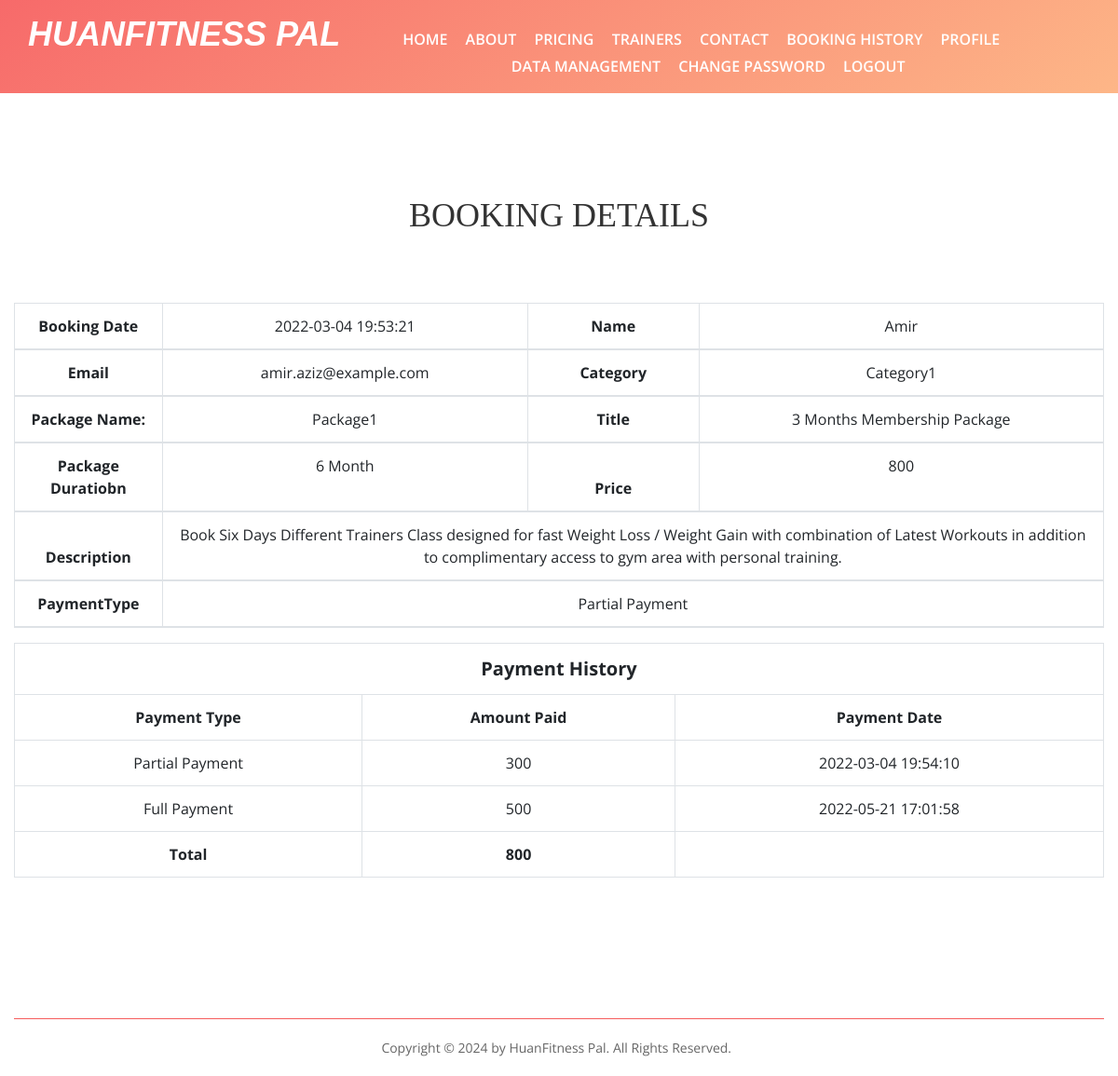
The page /phpAssignment-main/booking-details.php?bookingid=1 (signed in) on the database its author committed.
### tables this page shows
CREATE TABLE `tblbooking` (
  `id` int(11) NOT NULL,
  `package_id` varchar(45) DEFAULT NULL,
  `userid` varchar(45) DEFAULT NULL,
  `booking_date` timestamp NULL DEFAULT current_timestamp(),
  `payment` varchar(45) DEFAULT NULL,
  `paymentType` varchar(45) DEFAULT NULL
);

CREATE TABLE `tbluser` (
  `id` int(11) NOT NULL,
  `fname` varchar(45) DEFAULT NULL,
  `lname` varchar(45) DEFAULT NULL,
  `email` varchar(45) DEFAULT NULL,
  `mobile` varchar(45) DEFAULT NULL,
  `password` varchar(100) DEFAULT NULL,
  `state` varchar(45) DEFAULT NULL,
  `city` varchar(45) DEFAULT NULL,
  `address` varchar(200) DEFAULT NULL,
  `create_date` timestamp NULL DEFAULT current_timestamp()
);

CREATE TABLE `tblcategory` (
  `id` int(11) NOT NULL,
  `category_name` varchar(45) DEFAULT NULL,
  `status` varchar(45) DEFAULT '0'
);

CREATE TABLE `tblpackage` (
  `id` int(11) NOT NULL,
  `cate_id` varchar(45) DEFAULT NULL,
  `PackageName` varchar(45) DEFAULT NULL
);

CREATE TABLE `tbladdpackage` (
  `id` int(11) NOT NULL,
  `category` varchar(45) DEFAULT NULL,
  `titlename` varchar(450) DEFAULT NULL,
  `PackageType` varchar(45) DEFAULT NULL,
  `PackageDuratiobn` varchar(45) DEFAULT NULL,
  `Price` varchar(45) DEFAULT NULL,
  `uploadphoto` varchar(450) DEFAULT NULL,
  `Description` varchar(450) DEFAULT NULL,
  `create_date` timestamp NULL DEFAULT current_timestamp()
);

CREATE TABLE `tblpayment` (
  `id` int(11) NOT NULL,
  `bookingID` varchar(45) DEFAULT NULL,
  `paymentType` varchar(45) DEFAULT NULL,
  `payment` varchar(45) DEFAULT NULL,
  `payment_date` timestamp NULL DEFAULT current_timestamp()
);

### phpAssignment-main/booking-details.php (the view, shortened to what this page needs)
<?php session_start();
require_once('include/config.php');
if(strlen( $_SESSION["uid"])==0)
    {
header('location:login.php');
}
else{
?>
<!DOCTYPE html>
<html lang="zxx">
<head>
	<link rel="stylesheet" href="css/bootstrap.min.css"/>
	<link rel="stylesheet" href="css/font-awesome.min.css"/>
	<link rel="stylesheet" href="css/owl.carousel.min.css"/>
	<link rel="stylesheet" href="css/nice-select.css"/>
	<link rel="stylesheet" href="css/slicknav.min.css"/>
	<link rel="stylesheet" href="css/style.css"/>
</head>
<body>
	<?php include 'include/header.php';?>
	<section class="page-top-section set-bg"></section>
	<section class="contact-page-section spad overflow-hidden">
		<div class="container text-center">
      <h2>BOOKING DETAILS</h2><br><br><br>
			<div class="row">
				<div class="col-lg-12">
					   <table class="table table-bordered">
                <thead>
                   <?php $bookindid=$_GET['bookingid'];
                  $sql="SELECT t1.id as bookingid,t3.fname as Name, t3.email as email,t1.booking_date as bookingdate,t2.titlename as title,t2.PackageDuratiobn as PackageDuratiobn,
                      t2.Price as Price,t2.Description as Description,t4.category_name as category_name,t5.PackageName as PackageName,payment,paymentType FROM tblbooking as t1
                      join tbladdpackage as t2
                      on t1.package_id =t2.id
                      join tbluser as t3
                      on t1.userid=t3.id
                      join tblcategory as t4
                      on t2.category=t4.id
                      join tblpackage as t5
                      on t2.PackageType=t5.id
                      where t1.id=:bookindid";
                  $query= $dbh->prepare($sql);
                  $query->bindParam(':bookindid',$bookindid, PDO::PARAM_STR);
                  $query-> execute();
                  $results = $query -> fetchAll(PDO::FETCH_OBJ);
                  $cnt=1;
                  if($query -> rowCount() > 0)
                  {
                  foreach($results as $result)
                  {
                  ?>
                  <tr>
                   <th>Booking Date</th>
                   <td><?php echo $result->bookingdate; ?></td>
                    <th>Name</th>
                    <td><?php echo $result->Name; ?></td>
                  </tr>
                  <tr>
                   <th>Email</th>
                   <td><?php echo $result->email; ?></td>
                    <th>Category</th>
                    <td><?php echo $result->category_name; ?></td>
                  </tr>
                  <tr>
                   <th>Package Name:</th>
                   <td><?php echo $result->PackageName; ?></td>
                    <th>Title</th>
                    <td><?php echo $result->title; ?></td>
                  </tr>
                  <tr>
                   <th>Package Duratiobn</th>
                   <td><?php echo $result->PackageDuratiobn; ?></td>
                    <th>Price</th>
                    <td><?php echo $result->Price; ?></td>
                  </tr>
                  <tr>
                   <th>Description</th>
                   <td colspan="3"><?php echo $result->Description; ?></td>
                  </tr>
                  <tr>
                   <th>PaymentType</th>
                   <td colspan="3"><?php  $ptype=$result->paymentType;
if($ptype==''):
	echo "Payment not made yet";
else:
	echo $ptype;
endif;
                 ?></td>
                  </tr>
                  <?php  $cnt=$cnt+1; } } ?>
                </thead>
              </table>
            <?php   $sql="SELECT * from tblpayment
 where bookingID=:bookindid";
                  $query= $dbh->prepare($sql);
                  $query->bindParam(':bookindid',$bookindid, PDO::PARAM_STR);
                  $query-> execute();
                  $results = $query -> fetchAll(PDO::FETCH_OBJ);
                  if($query -> rowCount() > 0)
                  { ?>
                       <table class="table table-hover table-bordered">
                        <tr>
                          <th colspan="3" style="text-align:center;font-size:20px;">Payment History</th>
                        </tr>
                        <tr>
                          <th>Payment Type</th>
                          <th>Amount Paid</th>
                          <th>Payment Date</th>
                        </tr>
 <?php foreach($results as $result)
                  { ?>
<tr>
  <td><?php echo $result->paymentType; ?></td>
  <td><?php echo $tpayment=$result->payment; ?></td>
  <td><?php echo $result->payment_date; ?></td>
</tr>
<?php
$gpayment+=$tpayment;
}  ?>
<tr>
  <th>Total</th>
  <th><?php echo $gpayment;?></th>
</tr>
                       </table>
                     <?php } ?>
				</div>
			</div>
		</div>
	</section>
<?php include 'include/footer.php'; ?>
	</body>
</html>
<?php } ?>

### phpAssignment-main/css/style.css (style rules this page uses)
html, body { height: 100%; font-family: "Open Sans", sans-serif; -webkit-font-smoothing: antialiased; }
h1, h2, h3, h4, h5, h6 { margin: 0; color: #333333; font-weight: 600; }
h2 { font-family: "Playfair Display", serif; font-weight: 400; font-size: 36px; }
@media (min-width: 1200px) { .container { max-width: 1200px; } }
.set-bg { background-repeat: no-repeat; background-size: cover; background-position: top center; }
.spad { padding-top: 110px; padding-bottom: 105px; }
.bg-g-1, .page-top-section:after, .review-section:after, .search-model:after, .hero-section, .back-to-top { background: -o-linear-gradient(305deg, #f65d5d 0%, #fdb07d 100%); background: linear-gradient(145deg, #f65d5d 0%, #fdb07d 100%); filter: progid:DXImageTransform.Microsoft.gradient(startColorstr="#f65d5d", endColorstr="#fdb07d", GradientType=1); }
.page-top-section { height: 100px; position: relative; text-align: center; }
.page-top-section:after { position: absolute; content: ""; width: 100%; height: 100%; left: 0; top: 0; opacity: 0.92; filter: alpha(opacity=92); }

### rows shown on the page
tblbooking: booking_date "2022-03-04 19:53:21", userid.fname "Amir", userid.email "amir.aziz@example.com", tblcategory.category_name "Category1", tblpackage.PackageName "Package1", tbladdpackage.titlename "3 Months Membership Package", tbladdpackage.PackageDuratiobn "6 Month", tbladdpackage.Price "800", tbladdpackage.Description "Book Six Days Different Trainers Class designed for fast Weight Loss / Weight Gain with combination of Latest Workouts in addition to complimentary access to gym area with personal training.", paymentType "Partial Payment"
tblpayment: paymentType "Partial Payment", payment "300", payment_date "2022-03-04 19:54:10"
tblpayment: paymentType "Full Payment", payment "500", payment_date "2022-05-21 17:01:58"

### other values the page prints
$gpayment "800"
